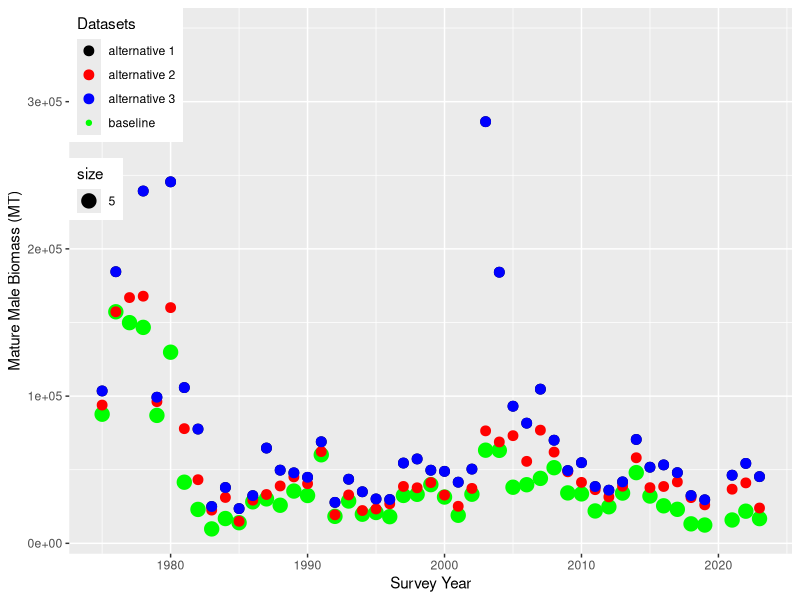
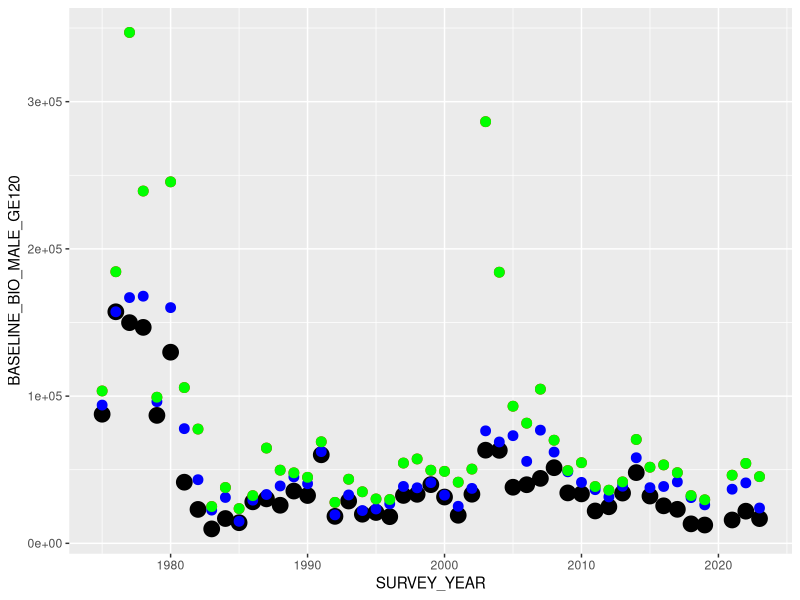
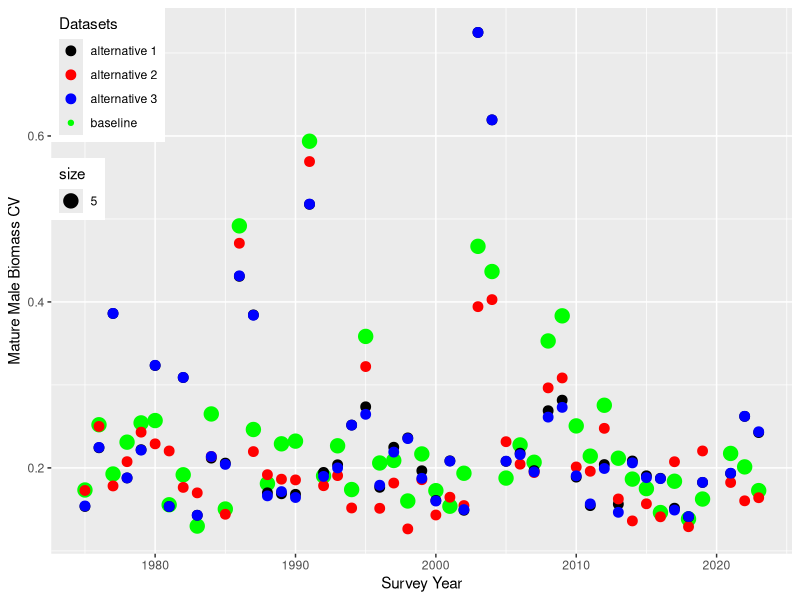
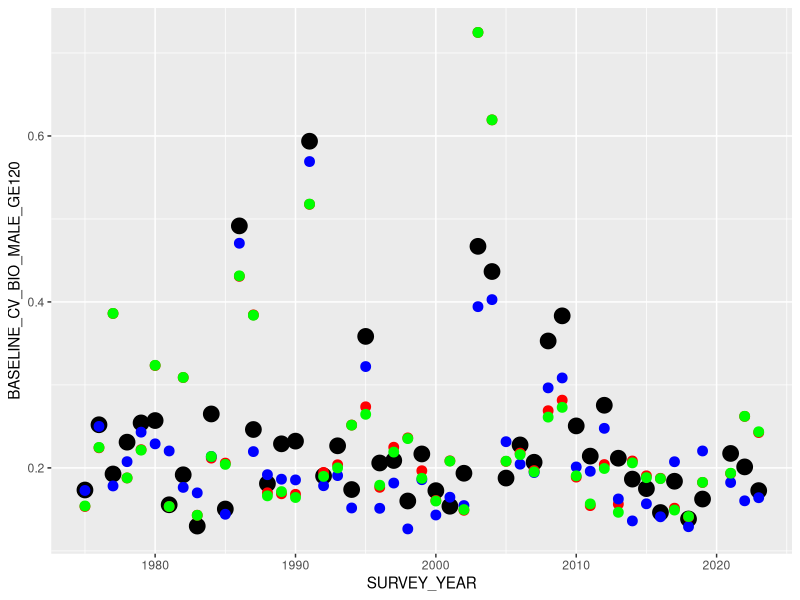
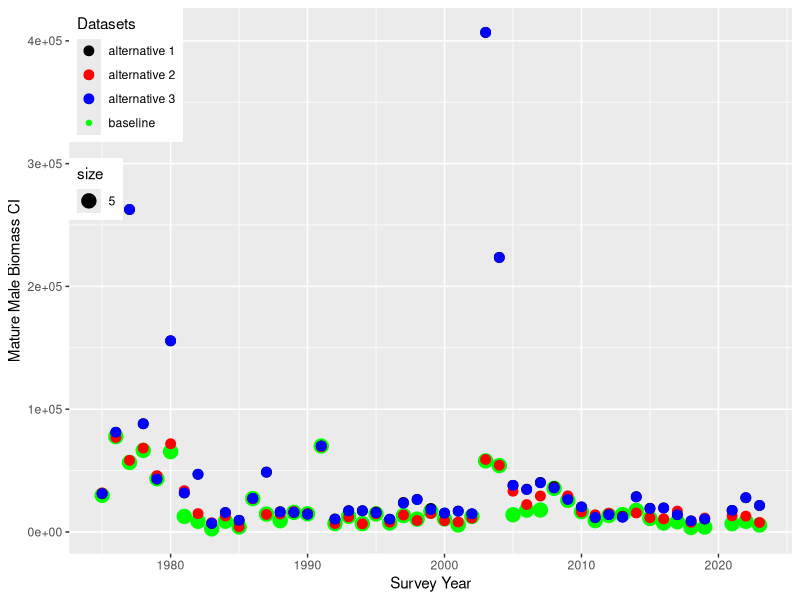
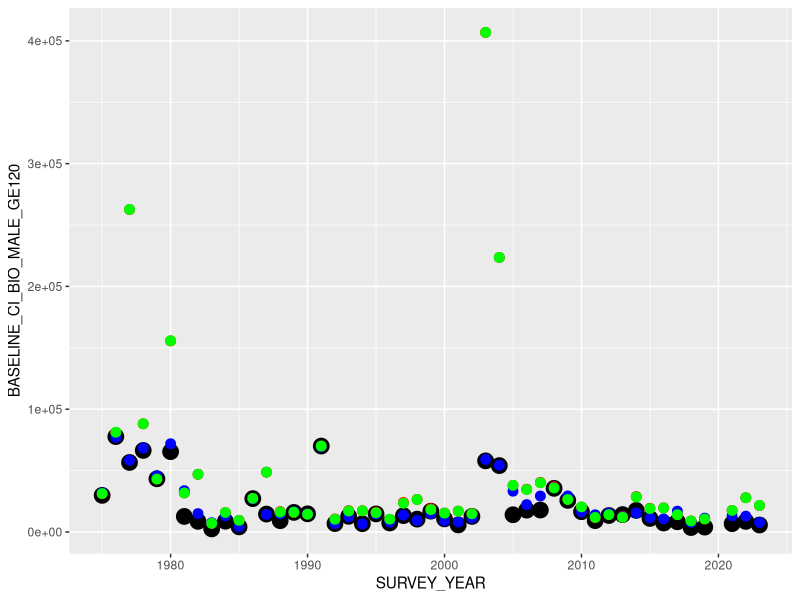

R code for these plots, in order:
library(tidyverse)
library(ggplot2)
library(dplyr)

##### Import data
base_bio<-read_csv("./Data/rk_bb_leg1_biomass_baseline.csv")

alt_1_bio<-read_csv("./Data/RK_BB_BIOMASS_ALTERNATE_STRATA_1.csv")
alt_2_bio<-read_csv("./Data/RK_BB_BIOMASS_ALTERNATE_STRATA_2.csv")
alt_3_bio<-read_csv("./Data/RK_BB_BIOMASS_ALTERNATE_STRATA_3.csv")


base_abun<-read_csv("./Data/rk_bb_leg1_abundance_baseline.csv")

alt_1_abun<-read_csv("./Data/RK_BB_ABUN_ALTERNATE_STRATA_1.csv")
alt_2_abun<-read_csv("./Data/RK_BB_ABUN_ALTERNATE_STRATA_2.csv")
alt_3_abun<-read_csv("./Data/RK_BB_ABUN_ALTERNATE_STRATA_3.csv")




base_abun
names(base_bio)
######### Mature male biomass
base_bio %>%
  select(SURVEY_YEAR, BIOMASS_MALE_GE120, CV_BIOMASS_MALE_GE120, CI_BIOMASS_MALE_GE120) %>%
  rename_all(~c("SURVEY_YEAR", "BASELINE_BIO_MALE_GE120", "BASELINE_CV_BIO_MALE_GE120", "BASELINE_CI_BIO_MALE_GE120")) -> base_matbio
  
alt_1_bio %>% 
  select(BIOMASS_MALE_GE120, CV_BIOMASS_MALE_GE120, CI_BIOMASS_MALE_GE120) %>%
     rename_all(~c("ALT1_BIO_MALE_GE120", "ALT1_CV_BIO_MALE_GE120", "ALT1_CI_BIO_MALE_GE120"))-> alt_1_matbio

alt_2_bio %>% 
  select(BIOMASS_MALE_GE120, CV_BIOMASS_MALE_GE120, CI_BIOMASS_MALE_GE120) %>%
   rename_all(~c("ALT2_BIO_MALE_GE120", "ALT2_CV_BIO_MALE_GE120", "ALT2_CI_BIO_MALE_GE120"))-> alt_2_matbio

alt_3_bio %>% 
  select(BIOMASS_MALE_GE120, CV_BIOMASS_MALE_GE120, CI_BIOMASS_MALE_GE120) %>%
   rename_all(~c("ALT3_BIO_MALE_GE120", "ALT3_CV_BIO_MALE_GE120", "ALT3_CI_BIO_MALE_GE120"))-> alt_3_matbio
   
all_bio<-as.data.frame(cbind(base_matbio, alt_1_matbio, alt_2_matbio, alt_3_matbio))
###########

base_abun %>%
  select(SURVEY_YEAR, NUM_MALE_GE120, CV_NUM_MALE_GE120, CI_NUM_MALE_GE120) %>%
  rename_all(~c("SURVEY_YEAR", "BASELINE_ABUN_MALE_GE120", "BASELINE_CV_ABUN_MALE_GE120","BASELINE_CI_ABUN_MALE_GE120")) -> base_matabun

alt_1_abun %>%
  select(NUM_MALE_GE120, CV_NUM_MALE_GE120, CI_NUM_MALE_GE120) %>%
  rename_all(~c("ALT1_ABUN_MALE_GE120", "ALT1_CV_ABUN_MALE_GE120","ALT1_CI_ABUN_MALE_GE120")) -> alt_1_matabun

alt_2_abun %>%
  select(NUM_MALE_GE120, CV_NUM_MALE_GE120, CI_NUM_MALE_GE120) %>%
  rename_all(~c("ALT2_ABUN_MALE_GE120", "ALT2_CV_ABUN_MALE_GE120","ALT2_CI_ABUN_MALE_GE120")) -> alt_2_matabun

alt_3_abun %>%
  select(NUM_MALE_GE120, CV_NUM_MALE_GE120, CI_NUM_MALE_GE120) %>%
  rename_all(~c("ALT3_ABUN_MALE_GE120", "ALT3_CV_ABUN_MALE_GE120","ALT3_CI_ABUN_MALE_GE120")) -> alt_3_matabun


all_abun<-as.data.frame(cbind(base_matabun, alt_1_matabun, alt_2_matabun, alt_3_matabun))

################################ MALE_GE120 BIOMASS #########################################################################
names(all_bio)

ggplot(all_bio, aes(x=SURVEY_YEAR, y=BASELINE_BIO_MALE_GE120, color ="baseline", size = 5))+
  geom_point()+  
  geom_point(aes(y=ALT1_BIO_MALE_GE120, color = "alternative 1"), size = 3) +
  geom_point(aes(y=ALT2_BIO_MALE_GE120, color = "alternative 2"), size = 3)+
  geom_point(aes(y=ALT3_BIO_MALE_GE120, color = "alternative 3"), size = 3)+
  labs(colour="Datasets",y="Mature Male Biomass (MT)",x="Survey Year")+ 
  theme(legend.position = c(0, 1),legend.justification = c(0, 1))+
  scale_color_manual(values = c("black","red", "blue", "green"))
  
  
  
  

ggplot(all_bio, aes(x=SURVEY_YEAR))+
  geom_point(aes(y=BASELINE_BIO_MALE_GE120), color ="black", size = 5) +
  geom_point(aes(y=ALT1_BIO_MALE_GE120), color = "red", size = 3) +
  geom_point(aes(y=ALT2_BIO_MALE_GE120), color = "blue", size = 3)+
  geom_point(aes(y=ALT3_BIO_MALE_GE120), color = "green", size = 3)

################################ MALE_GE120 BIOMASS CV #########################################################################
names(all_bio)

ggplot(all_bio, aes(x=SURVEY_YEAR, y=BASELINE_CV_BIO_MALE_GE120, color ="baseline", size = 5))+
  geom_point()+  
  geom_point(aes(y=ALT1_CV_BIO_MALE_GE120, color = "alternative 1"), size = 3) +
  geom_point(aes(y=ALT2_CV_BIO_MALE_GE120, color = "alternative 2"), size = 3)+
  geom_point(aes(y=ALT3_CV_BIO_MALE_GE120, color = "alternative 3"), size = 3)+
  labs(colour="Datasets",y="Mature Male Biomass CV",x="Survey Year")+ 
  theme(legend.position = c(0, 1),legend.justification = c(0, 1))+
  scale_color_manual(values = c( "black","red", "blue", "green"))


ggplot(all_bio, aes(x=SURVEY_YEAR))+
  geom_point(aes(y=BASELINE_CV_BIO_MALE_GE120), color ="black", size = 5) +
  geom_point(aes(y=ALT1_CV_BIO_MALE_GE120), color = "red", size = 3) +
  geom_point(aes(y=ALT2_CV_BIO_MALE_GE120), color = "blue", size = 3)+
  geom_point(aes(y=ALT3_CV_BIO_MALE_GE120), color = "green", size = 3)
  

################################ MALE_GE120 BIOMASS CI #########################################################################
names(all_bio)

ggplot(all_bio, aes(x=SURVEY_YEAR, y=BASELINE_CI_BIO_MALE_GE120, color ="baseline", size = 5))+
  geom_point()+  
  geom_point(aes(y=ALT1_CI_BIO_MALE_GE120, color = "alternative 1"), size = 3)+
  geom_point(aes(y=ALT2_CI_BIO_MALE_GE120, color = "alternative 2"), size = 3)+
  geom_point(aes(y=ALT3_CI_BIO_MALE_GE120, color = "alternative 3"), size = 3)+
  labs(colour="Datasets",y="Mature Male Biomass CI",x="Survey Year")+ 
  theme(legend.position = c(0, 1),legend.justification = c(0, 1))+
  scale_color_manual(values = c("black","red", "blue", "green"))


ggplot(all_bio, aes(x=SURVEY_YEAR))+
  geom_point(aes(y=BASELINE_CI_BIO_MALE_GE120), color ="black", size = 5)+
  geom_point(aes(y=ALT1_CI_BIO_MALE_GE120), color = "red", size = 3)+
  geom_point(aes(y=ALT2_CI_BIO_MALE_GE120), color = "blue", size = 3)+
  geom_point(aes(y=ALT3_CI_BIO_MALE_GE120), color = "green", size = 3)


###########################################################################################################################
#################################### calculate averages for each group/column  across all years############################


all_bio %>%
  select(where(is.numeric)) %>% 
  colMeans(na.rm = TRUE) -> all_bio_avgs

all_abun %>%
  select(where(is.numeric)) %>% 
  colMeans(na.rm = TRUE) -> all_abun_avgs

all_bio %>%
  select(BASELINE_CV_BIO_MALE_GE120, ALT1_CV_BIO_MALE_GE120, ALT2_CV_BIO_MALE_GE120, ALT3_CV_BIO_MALE_GE120) %>% 
  colMeans(na.rm = TRUE) %>%
  as.matrix()-> bio_cv_avgs

bio_cv_avgs

